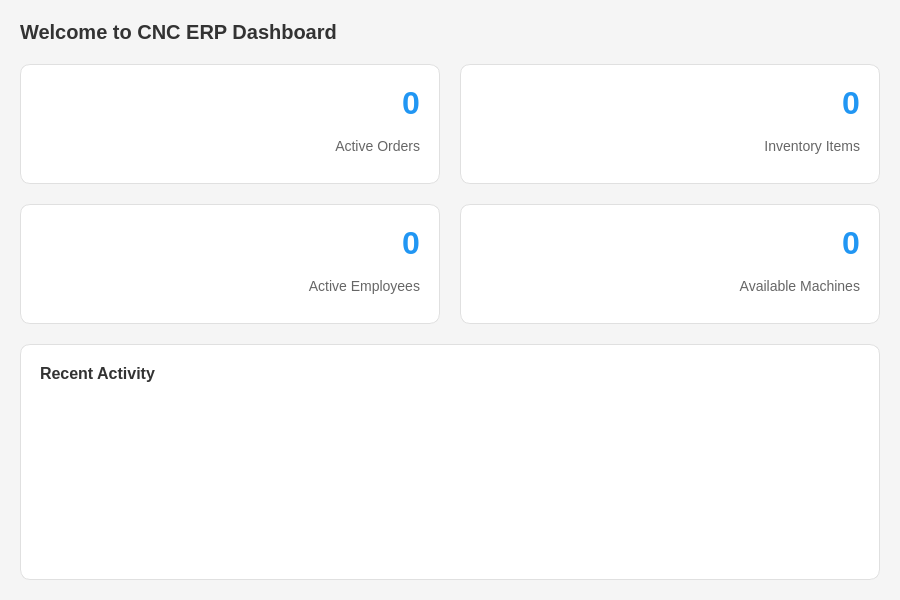
<?xml version="1.0" encoding="UTF-8"?>
<ui version="4.0">
 <class>DashboardWidget</class>
 <widget class="QWidget" name="DashboardWidget">
  <property name="geometry">
   <rect>
    <x>0</x>
    <y>0</y>
    <width>900</width>
    <height>600</height>
   </rect>
  </property>
  <property name="windowTitle">
   <string>Dashboard</string>
  </property>
  <property name="styleSheet">
   <string notr="true">QWidget#DashboardWidget {
    background-color: #f5f5f5;
}

QWidget#cardOrders, QWidget#cardInventory, QWidget#cardEmployees, QWidget#cardMachines {
    background-color: white;
    border-radius: 10px;
    border: 1px solid #e0e0e0;
}

QLabel#lblOrdersValue, QLabel#lblInventoryValue, QLabel#lblEmployeesValue, QLabel#lblMachinesValue {
    font-size: 32px;
    font-weight: bold;
    color: #2196F3;
}

QLabel#lblOrdersLabel, QLabel#lblInventoryLabel, QLabel#lblEmployeesLabel, QLabel#lblMachinesLabel {
    font-size: 14px;
    color: #666;
}

QLabel#lblOrdersIcon, QLabel#lblInventoryIcon, QLabel#lblEmployeesIcon, QLabel#lblMachinesIcon {
    font-size: 40px;
}

QWidget#recentActivityCard {
    background-color: white;
    border-radius: 10px;
    border: 1px solid #e0e0e0;
}

QLabel#lblRecentTitle {
    font-size: 16px;
    font-weight: bold;
    color: #333;
}

QListWidget {
    border: none;
    background-color: transparent;
}

QListWidget::item {
    padding: 10px;
    border-bottom: 1px solid #f0f0f0;
}

QListWidget::item:hover {
    background-color: #f5f5f5;
}</string>
  </property>
  <layout class="QVBoxLayout" name="verticalLayout">
   <property name="spacing">
    <number>20</number>
   </property>
   <property name="leftMargin">
    <number>20</number>
   </property>
   <property name="topMargin">
    <number>20</number>
   </property>
   <property name="rightMargin">
    <number>20</number>
   </property>
   <property name="bottomMargin">
    <number>20</number>
   </property>
   <item>
    <widget class="QLabel" name="lblWelcome">
     <property name="text">
      <string>Welcome to CNC ERP Dashboard</string>
     </property>
     <property name="styleSheet">
      <string notr="true">font-size: 20px; font-weight: bold; color: #333;</string>
     </property>
    </widget>
   </item>
   <item>
    <layout class="QGridLayout" name="gridLayout">
     <property name="spacing">
      <number>20</number>
     </property>
     <item row="0" column="0">
      <widget class="QWidget" name="cardOrders" native="true">
       <property name="minimumSize">
        <size>
         <width>0</width>
         <height>120</height>
        </size>
       </property>
       <layout class="QHBoxLayout" name="horizontalLayout">
        <property name="leftMargin">
         <number>20</number>
        </property>
        <property name="topMargin">
         <number>20</number>
        </property>
        <property name="rightMargin">
         <number>20</number>
        </property>
        <property name="bottomMargin">
         <number>20</number>
        </property>
        <item>
         <widget class="QLabel" name="lblOrdersIcon">
          <property name="text">
           <string></string>
          </property>
          <property name="alignment">
           <set>Qt::AlignCenter</set>
          </property>
         </widget>
        </item>
        <item>
         <spacer name="horizontalSpacer">
          <property name="orientation">
           <enum>Qt::Horizontal</enum>
          </property>
          <property name="sizeHint" stdset="0">
           <size>
            <width>20</width>
            <height>20</height>
           </size>
          </property>
         </spacer>
        </item>
        <item>
         <layout class="QVBoxLayout" name="verticalLayout_2">
          <item>
           <widget class="QLabel" name="lblOrdersValue">
            <property name="text">
             <string>0</string>
            </property>
            <property name="alignment">
             <set>Qt::AlignRight|Qt::AlignTrailing|Qt::AlignVCenter</set>
            </property>
           </widget>
          </item>
          <item>
           <widget class="QLabel" name="lblOrdersLabel">
            <property name="text">
             <string>Active Orders</string>
            </property>
            <property name="alignment">
             <set>Qt::AlignRight|Qt::AlignTrailing|Qt::AlignVCenter</set>
            </property>
           </widget>
          </item>
         </layout>
        </item>
       </layout>
      </widget>
     </item>
     <item row="0" column="1">
      <widget class="QWidget" name="cardInventory" native="true">
       <property name="minimumSize">
        <size>
         <width>0</width>
         <height>120</height>
        </size>
       </property>
       <layout class="QHBoxLayout" name="horizontalLayout_2">
        <property name="leftMargin">
         <number>20</number>
        </property>
        <property name="topMargin">
         <number>20</number>
        </property>
        <property name="rightMargin">
         <number>20</number>
        </property>
        <property name="bottomMargin">
         <number>20</number>
        </property>
        <item>
         <widget class="QLabel" name="lblInventoryIcon">
          <property name="text">
           <string></string>
          </property>
          <property name="alignment">
           <set>Qt::AlignCenter</set>
          </property>
         </widget>
        </item>
        <item>
         <spacer name="horizontalSpacer_2">
          <property name="orientation">
           <enum>Qt::Horizontal</enum>
          </property>
          <property name="sizeHint" stdset="0">
           <size>
            <width>20</width>
            <height>20</height>
           </size>
          </property>
         </spacer>
        </item>
        <item>
         <layout class="QVBoxLayout" name="verticalLayout_3">
          <item>
           <widget class="QLabel" name="lblInventoryValue">
            <property name="text">
             <string>0</string>
            </property>
            <property name="alignment">
             <set>Qt::AlignRight|Qt::AlignTrailing|Qt::AlignVCenter</set>
            </property>
           </widget>
          </item>
          <item>
           <widget class="QLabel" name="lblInventoryLabel">
            <property name="text">
             <string>Inventory Items</string>
            </property>
            <property name="alignment">
             <set>Qt::AlignRight|Qt::AlignTrailing|Qt::AlignVCenter</set>
            </property>
           </widget>
          </item>
         </layout>
        </item>
       </layout>
      </widget>
     </item>
     <item row="1" column="0">
      <widget class="QWidget" name="cardEmployees" native="true">
       <property name="minimumSize">
        <size>
         <width>0</width>
         <height>120</height>
        </size>
       </property>
       <layout class="QHBoxLayout" name="horizontalLayout_3">
        <property name="leftMargin">
         <number>20</number>
        </property>
        <property name="topMargin">
         <number>20</number>
        </property>
        <property name="rightMargin">
         <number>20</number>
        </property>
        <property name="bottomMargin">
         <number>20</number>
        </property>
        <item>
         <widget class="QLabel" name="lblEmployeesIcon">
          <property name="text">
           <string></string>
          </property>
          <property name="alignment">
           <set>Qt::AlignCenter</set>
          </property>
         </widget>
        </item>
        <item>
         <spacer name="horizontalSpacer_3">
          <property name="orientation">
           <enum>Qt::Horizontal</enum>
          </property>
          <property name="sizeHint" stdset="0">
           <size>
            <width>20</width>
            <height>20</height>
           </size>
          </property>
         </spacer>
        </item>
        <item>
         <layout class="QVBoxLayout" name="verticalLayout_4">
          <item>
           <widget class="QLabel" name="lblEmployeesValue">
            <property name="text">
             <string>0</string>
            </property>
            <property name="alignment">
             <set>Qt::AlignRight|Qt::AlignTrailing|Qt::AlignVCenter</set>
            </property>
           </widget>
          </item>
          <item>
           <widget class="QLabel" name="lblEmployeesLabel">
            <property name="text">
             <string>Active Employees</string>
            </property>
            <property name="alignment">
             <set>Qt::AlignRight|Qt::AlignTrailing|Qt::AlignVCenter</set>
            </property>
           </widget>
          </item>
         </layout>
        </item>
       </layout>
      </widget>
     </item>
     <item row="1" column="1">
      <widget class="QWidget" name="cardMachines" native="true">
       <property name="minimumSize">
        <size>
         <width>0</width>
         <height>120</height>
        </size>
       </property>
       <layout class="QHBoxLayout" name="horizontalLayout_4">
        <property name="leftMargin">
         <number>20</number>
        </property>
        <property name="topMargin">
         <number>20</number>
        </property>
        <property name="rightMargin">
         <number>20</number>
        </property>
        <property name="bottomMargin">
         <number>20</number>
        </property>
        <item>
         <widget class="QLabel" name="lblMachinesIcon">
          <property name="text">
           <string></string>
          </property>
          <property name="alignment">
           <set>Qt::AlignCenter</set>
          </property>
         </widget>
        </item>
        <item>
         <spacer name="horizontalSpacer_4">
          <property name="orientation">
           <enum>Qt::Horizontal</enum>
          </property>
          <property name="sizeHint" stdset="0">
           <size>
            <width>20</width>
            <height>20</height>
           </size>
          </property>
         </spacer>
        </item>
        <item>
         <layout class="QVBoxLayout" name="verticalLayout_5">
          <item>
           <widget class="QLabel" name="lblMachinesValue">
            <property name="text">
             <string>0</string>
            </property>
            <property name="alignment">
             <set>Qt::AlignRight|Qt::AlignTrailing|Qt::AlignVCenter</set>
            </property>
           </widget>
          </item>
          <item>
           <widget class="QLabel" name="lblMachinesLabel">
            <property name="text">
             <string>Available Machines</string>
            </property>
            <property name="alignment">
             <set>Qt::AlignRight|Qt::AlignTrailing|Qt::AlignVCenter</set>
            </property>
           </widget>
          </item>
         </layout>
        </item>
       </layout>
      </widget>
     </item>
    </layout>
   </item>
   <item>
    <widget class="QWidget" name="recentActivityCard" native="true">
     <layout class="QVBoxLayout" name="verticalLayout_6">
      <property name="leftMargin">
       <number>20</number>
      </property>
      <property name="topMargin">
       <number>20</number>
      </property>
      <property name="rightMargin">
       <number>20</number>
      </property>
      <property name="bottomMargin">
       <number>20</number>
      </property>
      <item>
       <widget class="QLabel" name="lblRecentTitle">
        <property name="text">
         <string>Recent Activity</string>
        </property>
       </widget>
      </item>
      <item>
       <widget class="QListWidget" name="listRecentActivity">
        <property name="styleSheet">
         <string notr="true"/>
        </property>
       </widget>
      </item>
     </layout>
    </widget>
   </item>
  </layout>
 </widget>
 <resources/>
 <connections/>
</ui>
